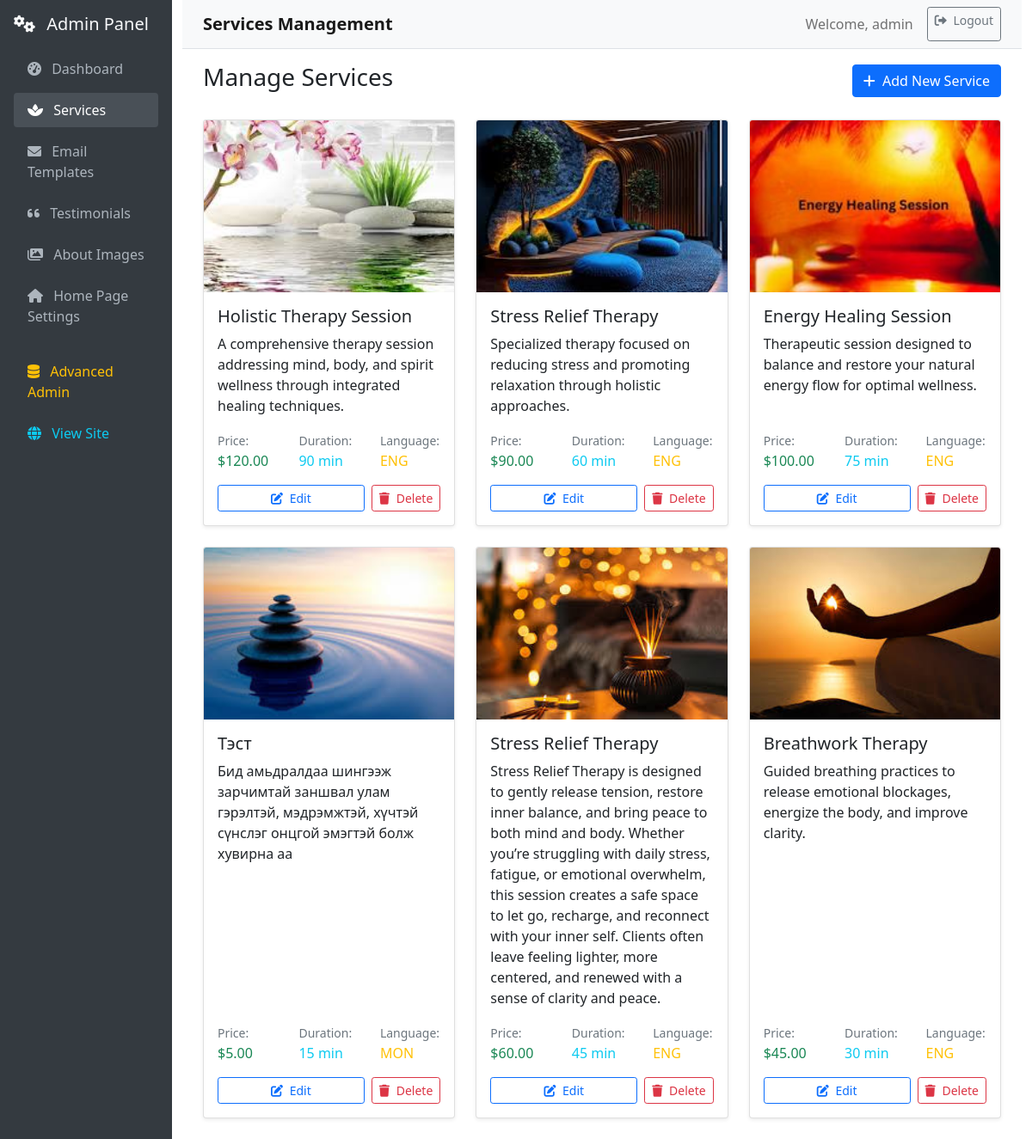
Page /admin/services (signed in) on the committed database.
### db/models.py (models this page shows, shortened)
class User(db.Model, UserMixin):
    __tablename__ = 'users'
    id = db.Column(db.Integer, primary_key=True, autoincrement=True)
    is_paid = db.Column(db.Boolean, default=False)
    username = db.Column(db.String(80), nullable=False, unique=True)
    email = db.Column(db.String(120), nullable=False, unique=True)
    password = db.Column(db.String(128), nullable=False)
    role_id = db.Column(db.Integer, db.ForeignKey('roles.id'), nullable=False)
    role = db.relationship('Role', backref=db.backref('users', lazy=True))
    created_at = db.Column(db.DateTime, default=db.func.now())
    updated_at = db.Column(db.DateTime, default=db.func.now(), onupdate=db.func.now())

class Service(db.Model):
    __tablename__ = "services"
    id = db.Column(db.Integer, primary_key=True)
    name = db.Column(db.String(100), nullable=False)
    description = db.Column(db.Text, nullable=True)
    price = db.Column(db.Float, nullable=False)
    duration = db.Column(db.Integer, nullable=False)  # Duration in minutes
    image_path = db.Column(db.String(255), nullable=True)  # Path to service image
    language = db.Column(db.String(3), nullable=False, default='ENG')  # ENG or MON

### routes/admin.py (the view)
@admin_bp.route('/services')
@admin_required
def admin_services():
    services = Service.query.all()
    return render_template('admin/services.html', services=services)

### app_factory.py (called while the page is built)
def initialize_extensions(app):
    db.init_app(app)
    migrate = Migrate(app, db)
    babel = Babel(app)
    mail = Mail(app)
    app.mail = mail  # Make mail available globally for blueprints
    login_manager = LoginManager()
    login_manager.init_app(app)
    @login_manager.user_loader
    def load_user(user_id):
        return User.query.get(int(user_id))
    try:
        from flask_cors import CORS
        CORS(app, supports_credentials=True)
        print("✅ CORS enabled")
    except ImportError:
        print("⚠️ Flask-CORS not installed. Skipping...")
    from utils.admin_setup import setup_admin
    setup_admin(app)

### routes/admin.py (called while the page is built)
def admin_required(f):
    @wraps(f)
    @login_required
    def decorated_function(*args, **kwargs):
        if not current_user.is_authenticated or current_user.role.name != 'admin':
            flash('Admin access required.', 'error')
            return redirect(url_for('main.home'))
        return f(*args, **kwargs)
    return decorated_function

### templates/admin/services.html (shortened to what this page needs)
{% extends "admin/base.html" %}
{% block page_title %}Services Management{% endblock %}
{% block content %}
<div class="row">
    <div class="col-12">
        <div class="d-flex justify-content-between align-items-center mb-4">
            <h3>Manage Services</h3>
            <a href="{{ url_for('admin_panel.create_service') }}" class="btn btn-primary">
                <i class="fas fa-plus me-1"></i>
                Add New Service
            </a>
        </div>
    </div>
</div>
<div class="row">
    {% if services %}
        {% for service in services %}
        <div class="col-md-6 col-lg-4 mb-4">
            <div class="card h-100">
                {% if service.image_path %}
                <img src="{{ url_for('static', filename=service.image_path) }}"
                     class="card-img-top"
                     style="height: 200px; object-fit: cover;"
                     alt="{{ service.name }}">
                {% else %}
                <div class="card-img-top bg-light d-flex align-items-center justify-content-center"
                     style="height: 200px;">
                    <i class="fas fa-spa fa-3x text-muted"></i>
                </div>
                {% endif %}
                <div class="card-body d-flex flex-column">
                    <h5 class="card-title">{{ service.name }}</h5>
                    <p class="card-text flex-grow-1">{{ service.description or 'No description available.' }}</p>
                    <div class="mt-auto">
                        <div class="row mb-3">
                            <div class="col-4">
                                <small class="text-muted">Price:</small><br>
                                <span class="h6 text-success">${{ '%.2f'|format(service.price) }}</span>
                            </div>
                            <div class="col-4">
                                <small class="text-muted">Duration:</small><br>
                                <span class="h6 text-info">{{ service.duration }} min</span>
                            </div>
                            <div class="col-4">
                                <small class="text-muted">Language:</small><br>
                                <span class="h6 text-warning">{{ service.language }}</span>
                            </div>
                        </div>
                        <div class="d-flex gap-2">
                            <a href="{{ url_for('admin_panel.edit_service', service_id=service.id) }}"
                               class="btn btn-outline-primary btn-sm flex-fill">
                                <i class="fas fa-edit me-1"></i>
                                Edit
                            </a>
                            <button class="btn btn-outline-danger btn-sm"
                                    onclick="confirmDelete({{ service.id }}, '{{ service.name }}')">
                                <i class="fas fa-trash me-1"></i>
                                Delete
                            </button>
                        </div>
                    </div>
                </div>
            </div>
        </div>
        {% endfor %}
    {% endif %}
</div>
{% endblock %}

### templates/admin/base.html (shortened to what this page needs)
<!DOCTYPE html>
<html lang="en">
<head>
    <link href="https://cdn.jsdelivr.net/npm/bootstrap@5.1.3/dist/css/bootstrap.min.css" rel="stylesheet">
    <link href="https://cdnjs.cloudflare.com/ajax/libs/font-awesome/6.0.0/css/all.min.css" rel="stylesheet">
</head>
<body>
    <div class="container-fluid">
        <div class="row">
            <nav class="col-md-3 col-lg-2 sidebar p-3">
                <div class="mb-3">
                    <h5 class="text-light">
                        <i class="fas fa-cogs me-2"></i>
                        Admin Panel
                    </h5>
                </div>
                <ul class="nav flex-column">
                    <li class="nav-item">
                        <a class="nav-link {% if request.endpoint == 'admin_panel.admin_panel' %}active{% endif %}"
                           href="{{ url_for('admin_panel.admin_panel') }}">
                            <i class="fas fa-tachometer-alt me-2"></i>
                            Dashboard
                        </a>
                    </li>
                    <li class="nav-item">
                        <a class="nav-link {% if request.endpoint == 'admin_panel.admin_services' %}active{% endif %}"
                           href="{{ url_for('admin_panel.admin_services') }}">
                            <i class="fas fa-spa me-2"></i>
                            Services
                        </a>
                    </li>
                    <li class="nav-item">
                        <a class="nav-link {% if request.endpoint == 'admin_panel.admin_emails' %}active{% endif %}"
                           href="{{ url_for('admin_panel.admin_emails') }}">
                            <i class="fas fa-envelope me-2"></i>
                            Email Templates
                        </a>
                    </li>
                    <li class="nav-item">
                        <a class="nav-link {% if request.endpoint == 'admin_panel.admin_testimonials' %}active{% endif %}"
                           href="{{ url_for('admin_panel.admin_testimonials') }}">
                            <i class="fas fa-quote-left me-2"></i>
                            Testimonials
                        </a>
                    </li>
                    <li class="nav-item">
                        <a class="nav-link {% if request.endpoint in ['admin_panel.admin_about_images', 'admin_panel.edit_about_image', 'admin_panel.create_about_image'] %}active{% endif %}"
                           href="{{ url_for('admin_panel.admin_about_images') }}">
                            <i class="fas fa-images me-2"></i>
                            About Images
                        </a>
                    </li>
                    <li class="nav-item">
                        <a class="nav-link {% if request.endpoint == 'admin_panel.admin_settings' %}active{% endif %}"
                           href="{{ url_for('admin_panel.admin_settings') }}">
                            <i class="fas fa-home me-2"></i>
                            Home Page Settings
                        </a>
                    </li>
                    <li class="nav-item mt-3">
                        <a class="nav-link text-warning" href="/admin/">
                            <i class="fas fa-database me-2"></i>
                            Advanced Admin
                        </a>
                    </li>
                    <li class="nav-item">
                        <a class="nav-link text-info" href="{{ url_for('main.home') }}">
                            <i class="fas fa-globe me-2"></i>
                            View Site
                        </a>
                    </li>
                </ul>
            </nav>
            <main class="col-md-9 col-lg-10 main-content">
                <nav class="navbar navbar-expand-lg navbar-light bg-light border-bottom">
                    <div class="container-fluid">
                        <span class="navbar-brand mb-0 h1">
                            {% block page_title %}Admin Panel{% endblock %}
                        </span>
                        <div class="navbar-nav ms-auto">
                            <span class="navbar-text me-3">
                                Welcome, {{ current_user.username }}
                            </span>
                            <a class="btn btn-outline-secondary btn-sm" href="/api/logout" onclick="handleLogout(event)">
                                <i class="fas fa-sign-out-alt me-1"></i>
                                Logout
                            </a>
                        </div>
                    </div>
                </nav>
                <div class="container-fluid mt-3">
                    {% block content %}{% endblock %}
                </div>
            </main>
        </div>
    </div>
</body>
</html>

### templates/admin/base.html (style rules this page uses)
.sidebar { min-height: 100vh; background: #343a40; }
.sidebar .nav-link { color: #adb5bd; border-radius: 0.25rem; margin: 0.25rem 0; }
.sidebar .nav-link:hover, .sidebar .nav-link.active { color: #fff; background-color: #495057; }
.main-content { min-height: 100vh; }
.navbar-brand { font-weight: bold; }
.card { box-shadow: 0 0.125rem 0.25rem rgba(0, 0, 0, 0.075); border: 1px solid rgba(0, 0, 0, 0.125); }

### rows in the picture
User: username "admin"
Service: image_path (picture), name "Holistic Therapy Session", description "A comprehensive therapy session addressing mind, body, and spirit wellness through integrated healing techniques.", price "120.00", duration "90", language "ENG"
Service: image_path (picture), name "Stress Relief Therapy", description "Specialized therapy focused on reducing stress and promoting relaxation through holistic approaches.", price "90.00", duration "60", language "ENG"
Service: image_path (picture), name "Energy Healing Session", description "Therapeutic session designed to balance and restore your natural energy flow for optimal wellness.", price "100.00", duration "75", language "ENG"
Service: image_path (picture), name "Тэст", description "Бид амьдралдаа шингээж зарчимтай заншвал улам гэрэлтэй, мэдрэмжтэй, хүчтэй сүнслэг онцгой эмэгтэй болж хувирна аа", price "5.00", duration "15", language "MON"
Service: image_path (picture), name "Stress Relief Therapy", description "Stress Relief Therapy is designed to gently release tension, restore inner balance, and bring peace to both mind and body. Whether you’re struggling with daily stress, fatigue, or emotional overwhelm, this session creates a safe space to let go, recharge, and reconnect with your inner self. Clients often leave feeling lighter, more centered, and renewed with a sense of clarity and peace.", price "60.00", duration "45", language "ENG"
Service: image_path (picture), name "Breathwork Therapy", description "Guided breathing practices to release emotional blockages, energize the body, and improve clarity.", price "45.00", duration "30", language "ENG"
